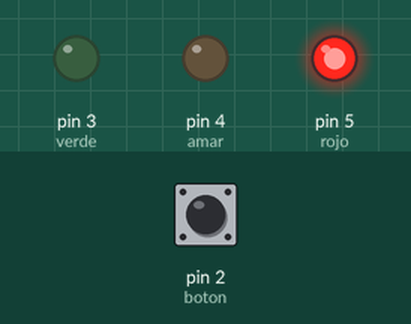
This sketch was run on a simulated Arduino Uno, built with avr-gcc and run on an emulated ATmega328P. Parts: output pins drawn as LEDs (lit = HIGH). The inputs (shaded band) are chosen by the test bench; at power-on: pin 2 (boton) HIGH.

Above: at 2.5 s.
At 7.5 s:
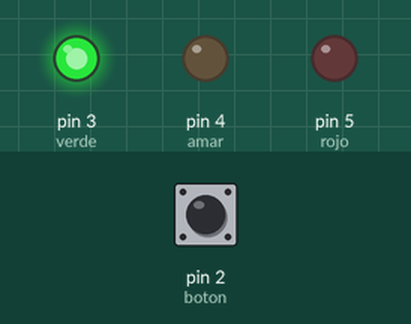
At 11.0 s:
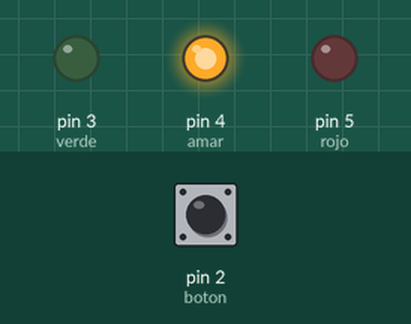
Timing chart, 0 to 15.6 s (numbered marks = the images above):
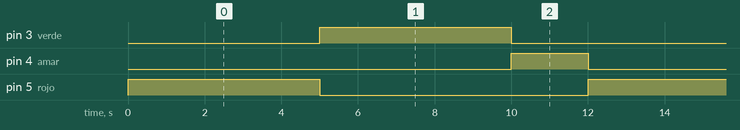

The sketch:

SemaforoInterrupcion.ino
```cpp
#include <avr/interrupt.h>
int verde=3;
int amar=4;
int rojo=5;
int boton=2;

void setup(){
  pinMode(boton, INPUT);
  pinMode(verde, OUTPUT);
  pinMode(amar, OUTPUT);
  pinMode(rojo, OUTPUT);

  digitalWrite(2, HIGH);

  sei();                  //Habilitamos las interrupciones globales
  EIMSK |= (1<<INT0);     //Declaramos el uso de la interrupcion 0
  EICRA |= (1<<ISC01);    //Definimos que la deteccion sea por flanco descendente.
}

void loop(){
  digitalWrite(rojo,1);
  delay(5000);
  digitalWrite(rojo,0);
  digitalWrite(verde,1);
  delay(5000);
  digitalWrite(verde,0);
  digitalWrite(amar,1);
  delay(2000);
  digitalWrite(amar,0);
}

ISR(INT0_vect){           //Funcion a la que ira el programa cada vez que se detecte una interrupcion
  digitalWrite(rojo,1);
  digitalWrite(verde,0);
  digitalWrite(amar,0);
}
```

Measured:
- by itself, pin 3 (verde), pin 5 (rojo): alternates HIGH for 5.0 s and LOW for 7.0 s
- by itself, pin 4 (amar): alternates HIGH for 2.0 s and LOW for 10.0 s
- by itself, everything shown: repeats every 12.0 s, in 4 steps
